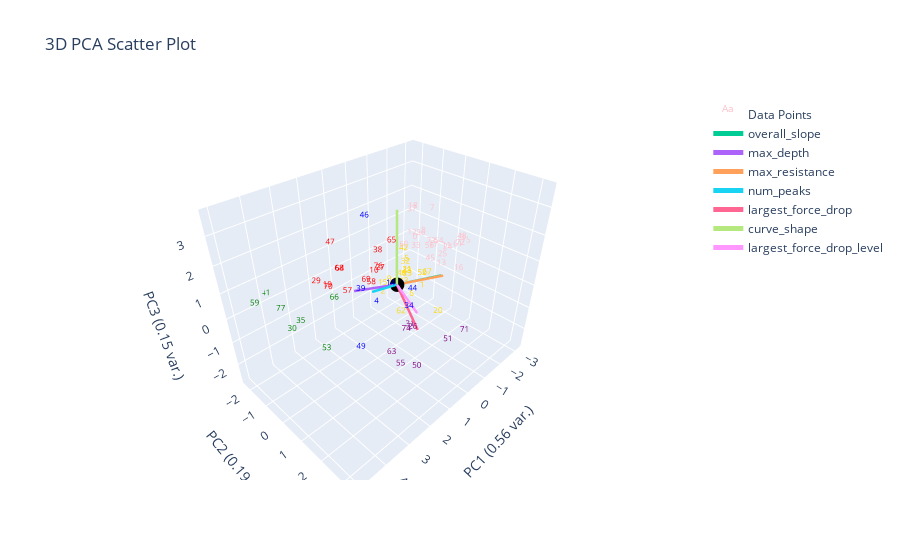

The notebook cell saved with this chart:
### Markdown cell above
# K-Means Clustering
- assumes
    - spherical clusters (isotropic)
    - similar size clusters (equal variance)
    - features are on same scale
    - clusters are linearly separable
    - number of clusters (k) is known

### Code cell
kmeans_elbow = 6
kmeans = KMeans(n_clusters=kmeans_elbow, init="k-means++", n_init=100).fit(clustering_features_df)
# print(f"kmeans cluster centers: {kmeans.cluster_centers_}")
plotting.pca_analysis(clustering_features_df) # printing scree plot
# plotting.plot_clusters_together(kmeans.labels_, "kmeans")
plotting.plot_clusters_seperately(kmeans.labels_, clustering_features_df.index.tolist(), depth_resist_curve_df_list, data_features_df, "kmeans")
plotting.plot_pca(clustering_features_df, y_labels=kmeans.labels_, num_pc=3, graph_title="kmeans")

### Figure 1 — Plotly figure (JSON) as saved in the notebook; plotly's stock layout.template omitted (floating-point values rounded to 4 significant figures)
{"data": [{"mode": "text", "name": "Data Points", "text": ["0", "1", "2", "3", "4", "5", "6", "7", "8", "9", "10", "11", "12", "13", "14", "15", "16", "17", "18", "19", "20", "21", "22", "23", "24", "25", "26", "27", "28", "29", "30", "31", "32", "33", "34", "35", "36", "37", "38", "39", "40", "41", "42", "43", "44", "45", "46", "47", "48", "49", "50", "51", "52", "53", "54", "55", "56", "57", "58", "59", "60", "61", "62", "63", "64", "65", "66", "67", "68", "69", "70", "71", "72", "73", "74", "75", "76", "77"], "textfont": {"color": ["pink", "gold", "gold", "pink", "blue", "gold", "gold", "pink", "pink", "gold", "red", "pink", "pink", "pink", "blue", "gold", "pink", "pink", "pink", "red", "gold", "gold", "gold", "gold", "pink", "pink", "purple", "red", "gold", "red", "green", "purple", "gold", "pink", "blue", "green", "pink", "pink", "red", "blue", "gold", "green", "gold", "gold", "blue", "pink", "blue", "red", "pink", "blue", "purple", "purple", "gold", "green", "pink", "purple", "pink", "red", "red", "green", "pink", "pink", "gold", "purple", "red", "red", "green", "gold", "red", "red", "red", "purple", "pink", "pink", "purple", "pink", "red", "green"], "size": 8}, "type": "scatter3d", "x": [-1.384, -0.9617, 0.116, -2.997, 2.252, -1.153, -1.401, -1.881, -1.661, -0.3491, -0.1394, -2.456, -1.297, -2.364, 1.935, -0.3693, -1.887, -2.014, -1.281, 1.583, -0.8553, -0.7825, -0.2737, -0.7862, -2.529, -1.566, 1.222, 0.5107, -0.5223, 2.107, 4.807, 0.8845, -1.11, -1.44, 1.661, 3.884, -1.583, -1.238, -0.1971, 2.117, -1.031, 3.946, -1.038, -0.1342, 1.511, -1.948, 2.439, 1.708, -2.974, 3.24, 1.021, 1.219, -1.706, 3.336, -2.249, 1.591, -1.889, 0.9545, 0.1123, 5.007, -1.045, -2.855, -1.03, 1.838, 1.371, 0.2798, 2.754, -1.878, 1.472, 0.287, 1.856, 0.07084, -2.954, -1.932, 1.336, -3.156, -0.1587, 4.028], "y": [-0.4326, 0.3681, -0.6053, 0.5285, 1.317, -0.6009, -0.5059, -0.1065, -0.2683, -0.7427, -1.333, 0.2167, -0.4975, 0.1403, 1.609, -1.103, 1.304, -0.04116, -0.4794, -2.027, 1.291, -0.2729, -0.2657, -0.2147, 0.2484, 0.751, 1.9, -0.331, -0.002087, -1.968, 0.604, 1.45, -0.6211, -0.4153, 2.105, -0.4227, -0.3262, -0.5025, -1.186, 0.4541, -0.7413, -2.325, -0.6712, 0.2028, 2.084, -0.1089, 1.095, -1.491, 0.5329, 1.655, 1.987, 3.286, -0.267, 0.03586, 0.02436, 1.746, -0.1325, -1.662, -1.236, -0.9546, -0.6576, 0.4405, -0.7227, 1.561, -1.494, -0.0005907, -0.1006, -0.161, -1.401, -1.332, -1.625, 3.089, 0.5091, -0.1019, 1.725, 0.6192, -1.131, -1.288], "z": [0.7885, -0.7765, -1.004, 0.4935, 0.7645, -0.1223, -1.878, 1.908, 1.021, -0.7509, -0.5365, 0.2395, 0.9907, -0.5517, 1.421, -1.112, 0.007296, 0.3721, 2.065, -0.687, -1.414, -0.2907, -0.5662, -0.4392, 0.1569, 0.484, -0.5275, 0.376, -0.1083, -0.2245, 0.8107, -0.8931, -0.2485, 0.4036, 0.69, -0.07166, 0.9206, 1.948, 0.4091, 0.703, -0.8203, 0.03064, 0.3588, -0.2563, 1.253, -0.252, 3.624, 1.414, 0.5648, -0.2106, -2.383, -0.1636, -0.888, -1.302, 0.4525, -2.034, 0.3284, -1.096, -0.9024, 0.9481, 0.5181, 0.2295, -2.691, -1.457, 0.1914, 1.515, 0.407, -0.8832, 0.2923, -0.747, -0.43, -0.6322, 0.2803, 0.5239, -0.6501, 0.3455, -0.257, 0.006694]}, {"marker": {"color": "black", "size": 5}, "mode": "markers", "name": "Origin", "showlegend": false, "type": "scatter3d", "x": [0], "y": [0], "z": [0]}, {"line": {"width": 5}, "mode": "lines+text", "name": "overall_slope", "textposition": "top center", "type": "scatter3d", "x": [0, -1.395], "y": [0, 0.8657], "z": [0, 0.1397]}, {"line": {"width": 5}, "mode": "lines+text", "name": "max_depth", "textposition": "top center", "type": "scatter3d", "x": [0, 1.398], "y": [0, -0.7057], "z": [0, 0.06372]}, {"line": {"width": 5}, "mode": "lines+text", "name": "max_resistance", "textposition": "top center", "type": "scatter3d", "x": [0, -1.317], "y": [0, 1.013], "z": [0, 0.2419]}, {"line": {"width": 5}, "mode": "lines+text", "name": "num_peaks", "textposition": "top center", "type": "scatter3d", "x": [0, 1.264], "y": [0, 0.06835], "z": [0, 0.3507]}, {"line": {"width": 5}, "mode": "lines+text", "name": "largest_force_drop", "textposition": "top center", "type": "scatter3d", "x": [0, 0.9168], "y": [0, 1.843], "z": [0, -0.4571]}, {"line": {"width": 5}, "mode": "lines+text", "name": "curve_shape", "textposition": "top center", "type": "scatter3d", "x": [0, 0.05315], "y": [0, 0.0112], "z": [0, 2.919]}, {"line": {"width": 5}, "mode": "lines+text", "name": "largest_force_drop_level", "textposition": "top center", "type": "scatter3d", "x": [0, 0.9612], "y": [0, 1.823], "z": [0, 0.2549]}], "layout": {"autosize": true, "scene": {"xaxis": {"title": {"text": "PC1 (0.56 var.)"}}, "yaxis": {"title": {"text": "PC2 (0.19 var.)"}}, "zaxis": {"title": {"text": "PC3 (0.15 var.)"}}}, "title": {"text": "3D PCA Scatter Plot"}}}
